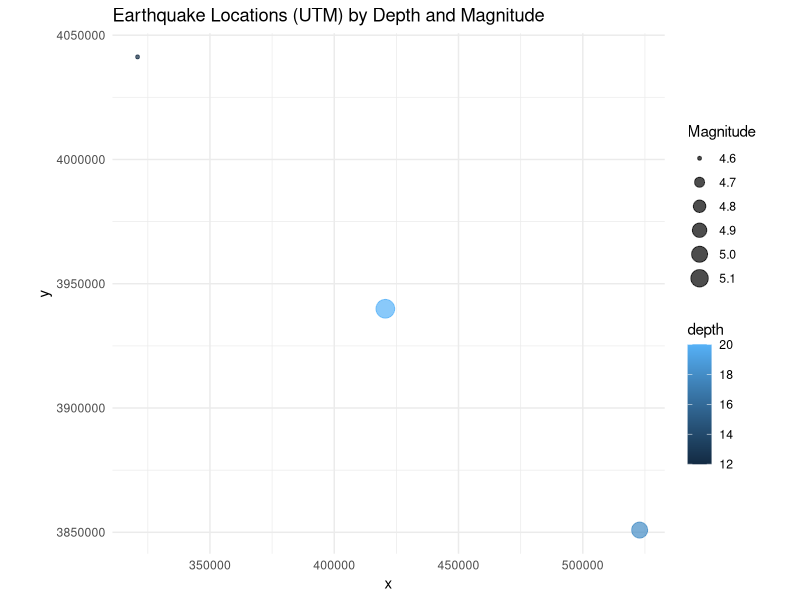
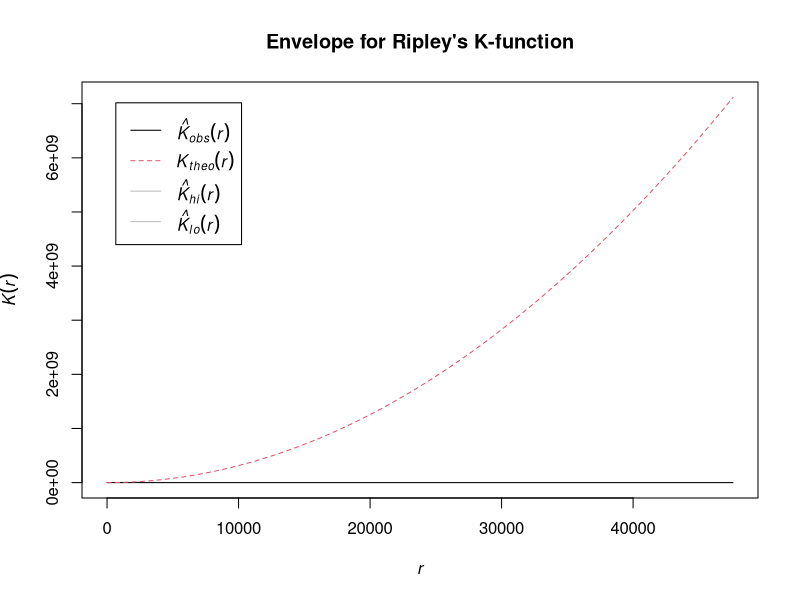
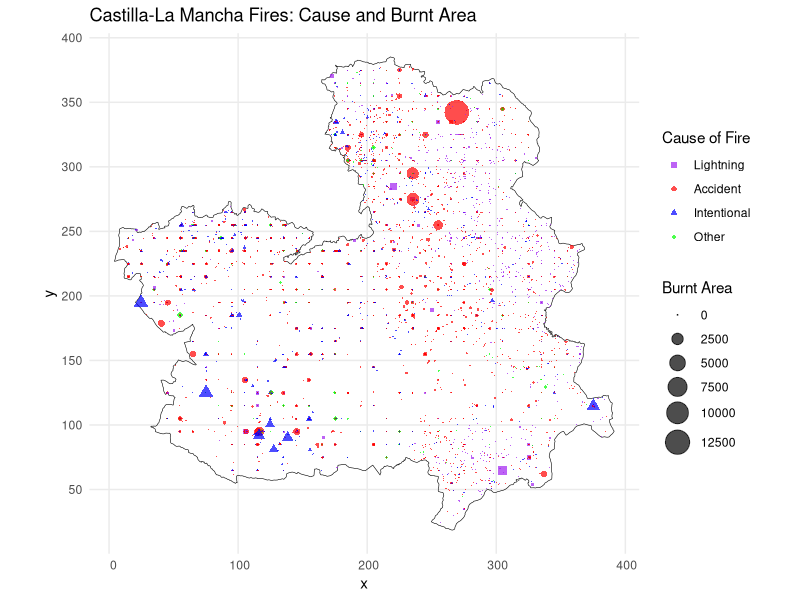
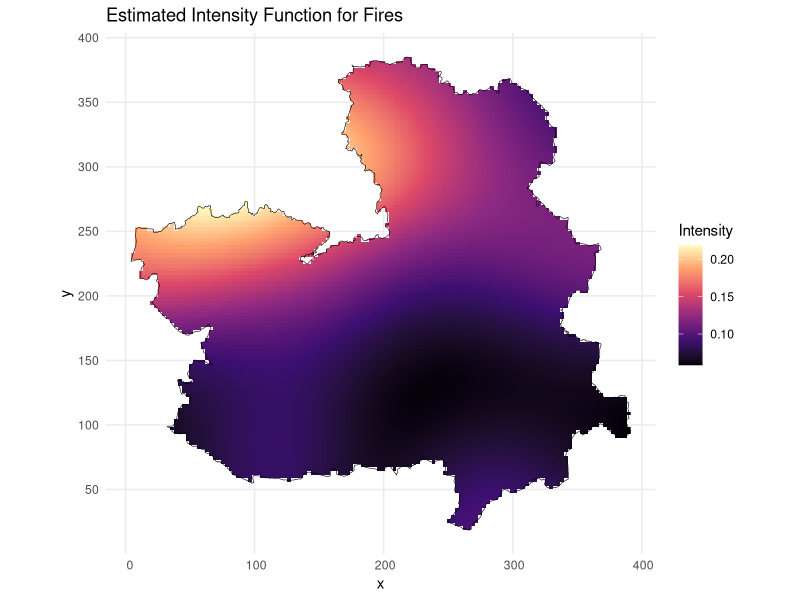

R code for these plots, in order:
## ---- chunk 1
library(sf)
library(spatstat)
library(ggplot2)
library(viridis)

eqData <- data.frame(
  longitude = c(140.123, 139.000, 141.250),
  latitude  = c(35.600, 36.500, 34.800),
  depth     = c(20, 12, 18),
  magnitude = c(5.2, 4.6, 5.0)
)
eqSf <- st_as_sf(eqData, coords = c("longitude", "latitude"), crs = 4326)
eqSfUtm <- st_transform(eqSf, crs = 32654)
summary(eqSfUtm)
## ---- chunk 2
coords <- st_coordinates(eqSfUtm)
eqWindow <- owin(
  xrange = range(coords[, 1]),
  yrange = range(coords[, 2])
)
eqPpp <- ppp(
  x = coords[, 1],
  y = coords[, 2],
  window = eqWindow,
  marks = data.frame(
    depth     = eqSfUtm$depth,
    magnitude = eqSfUtm$magnitude
  )
)
summary(eqPpp)
eqDataUtm <- data.frame(
  x         = coords[, 1],
  y         = coords[, 2],
  depth     = eqSfUtm$depth,
  magnitude = eqSfUtm$magnitude
)

ggplot(eqDataUtm, aes(x = x, y = y)) +
  geom_point(aes(color = depth, size = magnitude), alpha = 0.7) +
  scale_size_continuous(name = "Magnitude", range = c(1, 6)) +
  coord_fixed() +
  labs(title = "Earthquake Locations (UTM) by Depth and Magnitude ") +
  theme_minimal()
## ---- chunk 3
envEq <- envelope(eqPpp, fun = Kest, nsim = 39)
plot(envEq, main = "Envelope for Ripley's K-function")
## ---- chunk 4

data(clmfires)
dfClmFires <- data.frame(
  x         = clmfires$x,
  y         = clmfires$y,
  cause     = clmfires$marks$cause,
  burntArea = clmfires$marks$burnt.area
)

regionPoly <- as.polygonal(Window(clmfires))  
regionSf   <- st_as_sf(regionPoly)           

causeColors <- c(
  "lightning"   = "purple",
  "accident"    = "red",
  "intentional" = "blue",
  "other"       = "green"
)

causeShapes <- c(
  "lightning"   = 15,
  "accident"    = 16,
  "intentional" = 17,
  "other"       = 18
)

ggplot() +
  geom_sf(data = regionSf, fill = NA, color = "black") +
  geom_point(
    data = dfClmFires,
    aes(x = x, y = y, shape = cause, color = cause, size = burntArea),
    alpha = 0.7
  ) +
  scale_size_area(max_size = 8, name = "Burnt Area") +
  scale_color_manual(
    name   = "Cause of Fire",
    values = causeColors,
    breaks = names(causeColors),
    labels = c("Lightning", "Accident", "Intentional", "Other")
  ) +
  scale_shape_manual(
    name   = "Cause of Fire",
    values = causeShapes,
    breaks = names(causeShapes),
    labels = c("Lightning", "Accident", "Intentional", "Other")
  ) +
  guides(
    color = guide_legend(order = 1, override.aes = list(shape = causeShapes)),
    shape = guide_legend(order = 1, override.aes = list(color = causeColors)),
    size  = guide_legend(order = 2)
  ) +
  labs(title = "Castilla-La Mancha Fires: Cause and Burnt Area") +
  theme_minimal()
## ---- chunk 5
clmFiresUnmarked <- unmark(clmfires)
summary(clmFiresUnmarked)
densityEst <- density(clmFiresUnmarked)
densityDf <- as.data.frame(densityEst, xy = TRUE)
regionPolygon <- as.polygonal(Window(clmFiresUnmarked))
regionSf <- st_as_sf(regionPolygon)
ggplot() +
  geom_raster(data = densityDf, aes(x = x, y = y, fill = value)) +
  geom_sf(data = regionSf, fill = NA, color = "black") +
  scale_fill_viridis_c(name = "Intensity", option = "magma") +
  coord_sf() +
  labs(title = "Estimated Intensity Function for Fires") +
  theme_minimal()
## ---- chunk 6
summary(clmfires$marks[["burnt.area"]])
## ---- chunk 7
medianBurnt <- median(clmfires$marks[["burnt.area"]])
firesCut <- cut(clmfires, "burnt.area",
                breaks = c(-Inf, medianBurnt, Inf),
                labels = c("small", "large"))
summary(firesCut)
## ---- chunk 8
firesSplit <- split(firesCut)
summary(firesSplit$small)
summary(firesSplit$large)
## ---- chunk 9
data(clmfires.extra)
modelLarge <- ppm(firesSplit$large ~ elevation,
                  data = clmfires.extra[["clmcov100"]])
summary(modelLarge)
